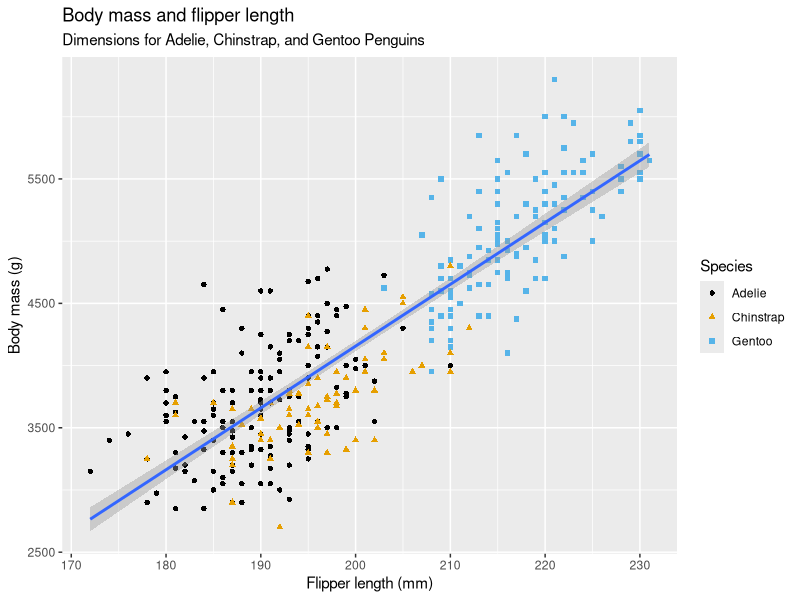
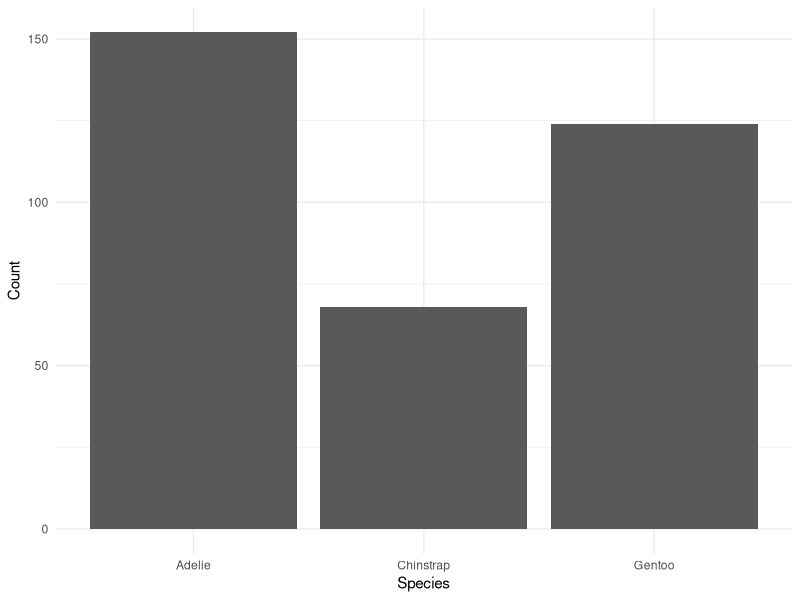

The R script that drew these images, in order:
## ---- chunk 1
#|llabel: loading the tidyverse package
library(tidyverse)

## ---- chunk 2
#|llabel: load-packages

library(palmerpenguins)
library(ggthemes)

## ---- chunk 3
penguins
## ---- chunk 4
glimpse(penguins)
## ---- chunk 5
#|warning: false
#|mmessage: false
#|eecho: false
ggplot(
  data = penguins,
  mapping = aes(x = flipper_length_mm, y = body_mass_g)
) +
  geom_point(mapping = aes(color = species, shape = species)) +
  geom_smooth(method="lm")+
   labs(
    title = "Body mass and flipper length",
    subtitle = "Dimensions for Adelie, Chinstrap, and Gentoo Penguins",
    x = "Flipper length (mm)", y = "Body mass (g)",
    color = "Species", shape = "Species"
  ) +
  scale_color_colorblind()
## ---- chunk 6
ggplot(
  penguins,
  aes(x = species)
) +
  geom_bar() +
  theme_minimal() +
  labs(
    x = "Species",
    y = "Count"
  )
